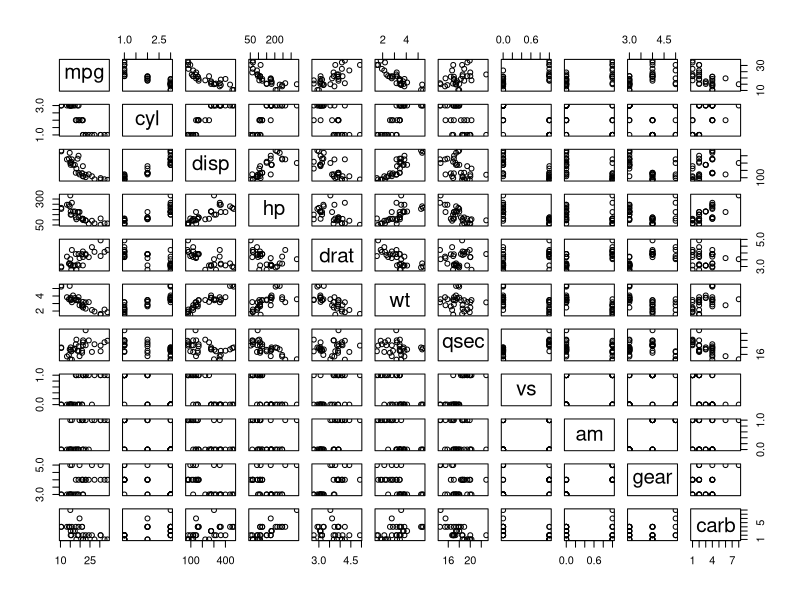

Recreate this plot in R.
## ---- chunk 1

## ---- chunk 2
options(device = "RStudioGD")
mycars <- within(mtcars, { cyl <- ordered(cyl) })
plot(mycars)

